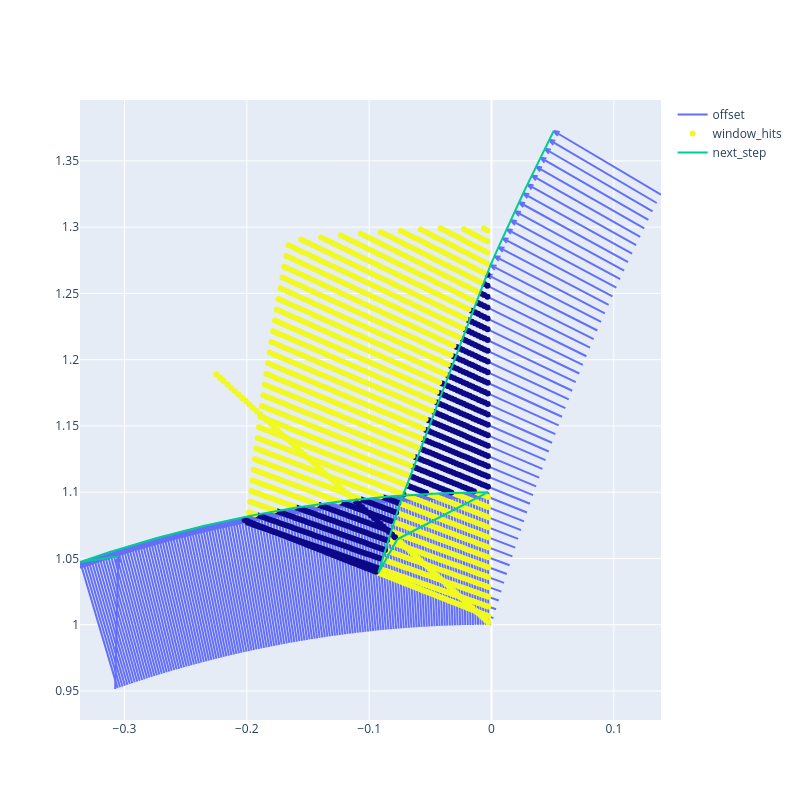

Notebook cell for this chart:
### Code cell
dots_and_arrows(I[indices], *subst, Ex_f[~filt], Ey_f[~filt], Px, Py,d, condi == condj)

### Figure 1 — Plotly figure (JSON) as saved in the notebook; plotly's stock layout.template omitted (floating-point values rounded to 4 significant figures; data arrays with more than 128 entries replaced by an {"elided": "..."} marker saying what was removed)
{"data": [{"mode": "lines", "name": "offset", "type": "scatter", "x": {"elided": "1400 float values"}, "y": {"elided": "1400 float values"}}, {"marker": {"color": {"elided": "2488 int values"}, "size": 6}, "mode": "markers", "name": "window_hits", "type": "scatter", "x": {"elided": "2488 float values"}, "y": {"elided": "2488 float values"}}, {"hovertext": {"elided": "200 int values"}, "mode": "lines", "name": "next_step", "type": "scatter", "x": {"elided": "175 float values"}, "y": {"elided": "175 float values"}}], "layout": {"height": 800, "hovermode": "closest", "width": 800}}
